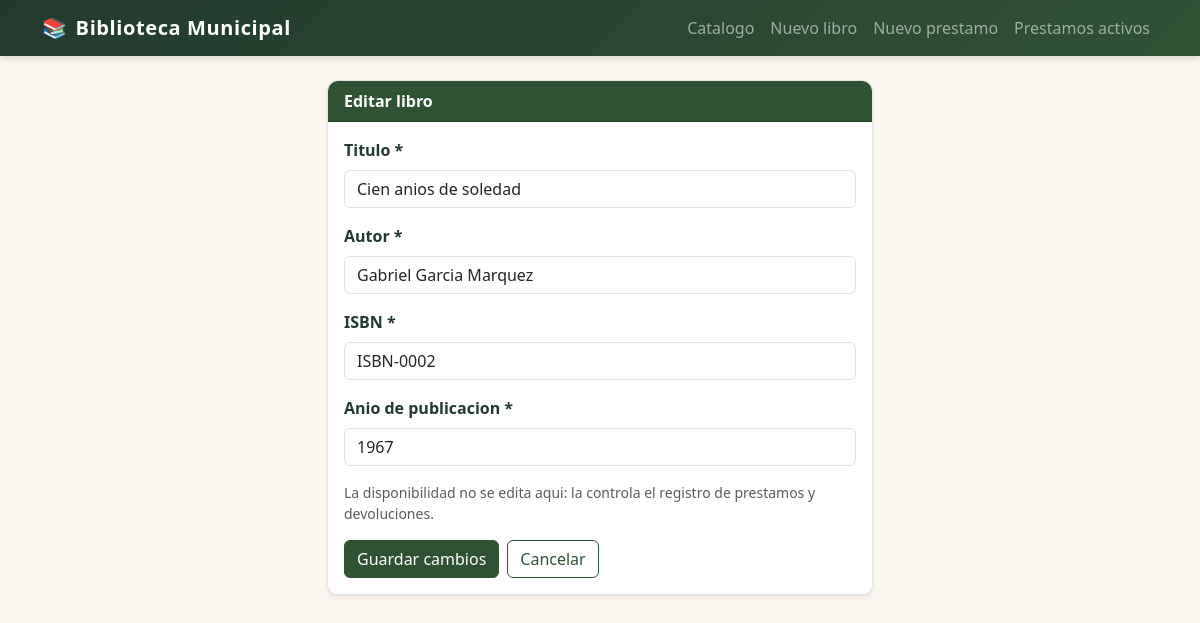
Page /index.php?accion=libros_editar&id=2 on the committed database.
### tables this page shows
CREATE TABLE libros (
    id                INT AUTO_INCREMENT PRIMARY KEY,
    titulo            VARCHAR(200) NOT NULL,
    autor             VARCHAR(150) NOT NULL,
    isbn              VARCHAR(20)  NOT NULL UNIQUE,
    anio_publicacion  YEAR         NOT NULL,
    disponible        BOOLEAN      NOT NULL DEFAULT TRUE
);

### controllers/libros_controller.php (called while the page is built, shortened)
<?php
require_once __DIR__ . '/../models/Libro.php';
function accion_libros_editar(Libro $libros): void {
    $id    = (int)($_GET['id'] ?? -1);
    $libro = $libros->porId($id);
    require __DIR__ . '/../views/layouts/header.php';
    require __DIR__ . '/../views/libros/editar.php';
    require __DIR__ . '/../views/layouts/footer.php';
}

### models/Libro.php (called while the page is built, shortened)
<?php
class Libro {
    private PDO $pdo;
    public function __construct(PDO $pdo) {
        $this->pdo = $pdo;
    }
    public function porId(int $id): ?array {
        $stmt = $this->pdo->prepare('SELECT * FROM libros WHERE id = ?');
        $stmt->execute([$id]);
        $libro = $stmt->fetch();
        return $libro ?: null;
    }
}

### views/libros/editar.php (the view, shortened to what this page needs)
<div class="row justify-content-center">
    <div class="col-12 col-lg-6">
        <div class="card shadow-sm">
            <div class="card-header bg-primary text-white fw-bold">Editar libro</div>
            <div class="card-body">
                <form method="POST" action="index.php?accion=libros_actualizar">
                    <div class="mb-3">
                        <label class="form-label">Titulo *</label>
                        <input type="text" class="form-control" name="titulo" required
                               value="<?= htmlspecialchars($libro['titulo']) ?>">
                    </div>
                    <div class="mb-3">
                        <label class="form-label">Autor *</label>
                        <input type="text" class="form-control" name="autor" required
                               value="<?= htmlspecialchars($libro['autor']) ?>">
                    </div>
                    <div class="mb-3">
                        <label class="form-label">ISBN *</label>
                        <input type="text" class="form-control" name="isbn" required
                               value="<?= htmlspecialchars($libro['isbn']) ?>">
                    </div>
                    <div class="mb-3">
                        <label class="form-label">Anio de publicacion *</label>
                        <input type="number" class="form-control" name="anio_publicacion" required
                               min="1901" max="2155"
                               value="<?= htmlspecialchars((string) $libro['anio_publicacion']) ?>">
                    </div>
                    <p class="text-muted small">
                        La disponibilidad no se edita aqui: la controla el registro de prestamos y devoluciones.
                    </p>
                    <div class="d-flex gap-2">
                        <button type="submit" class="btn btn-primary">Guardar cambios</button>
                        <a href="index.php" class="btn btn-outline-secondary">Cancelar</a>
                    </div>
                </form>
            </div>
        </div>
    </div>
</div>

### css/estilos.css (style rules this page uses)
:root { --verde-oscuro: #223a2e; --verde: #2f5233; --dorado: #b08d57; --papel: #faf6ef; --texto: #2c2620; }
body { background-color: var(--papel); color: var(--texto); }
.card { border: 1px solid rgba(47, 82, 51, 0.15); border-radius: 10px; transition: transform 0.15s ease, box-shadow 0.15s ease; }
.card-header { border-radius: 10px 10px 0 0 !important; }
.bg-primary, .card-header.bg-primary { background-color: var(--verde) !important; }
.btn-primary { background-color: var(--verde); border-color: var(--verde); }
.btn-outline-secondary { color: var(--verde); border-color: var(--verde); }
.form-label { font-weight: 600; color: var(--verde-oscuro); }

### rows in the picture
libros: titulo "Cien anios de soledad", autor "Gabriel Garcia Marquez", isbn "ISBN-0002", anio_publicacion "1967"
